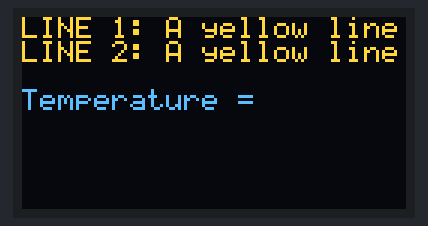
A sketch run on a simulated Arduino Uno, built with avr-gcc and run on an emulated ATmega328P. On the bench: 128×64 one-colour display. The OLED is the two-colour kind (top 16 rows yellow).

Above: at 0.1 s.

The sketch:

helloWorld.ino
```cpp
// Test for minimum program size.

#include <Wire.h>
#include "SSD1306Ascii.h"
#include "SSD1306AsciiWire.h"

#define I2C_ADDRESS 0x3C // 7bit address, 8bit address is 0x78

SSD1306AsciiWire oled;
//------------------------------------------------------------------------------
void setup() {
  Wire.begin();
  Wire.setClock(400000L);
  oled.begin(&Adafruit128x64, I2C_ADDRESS);
  oled.setFont(System5x7);
  oled.clear();
  oled.print("LINE 1: A yellow line \n");
  oled.print("LINE 2: A yellow line \n");
  oled.println();
  oled.println("Temperature = ");
}
//------------------------------------------------------------------------------
void loop() {}
```
